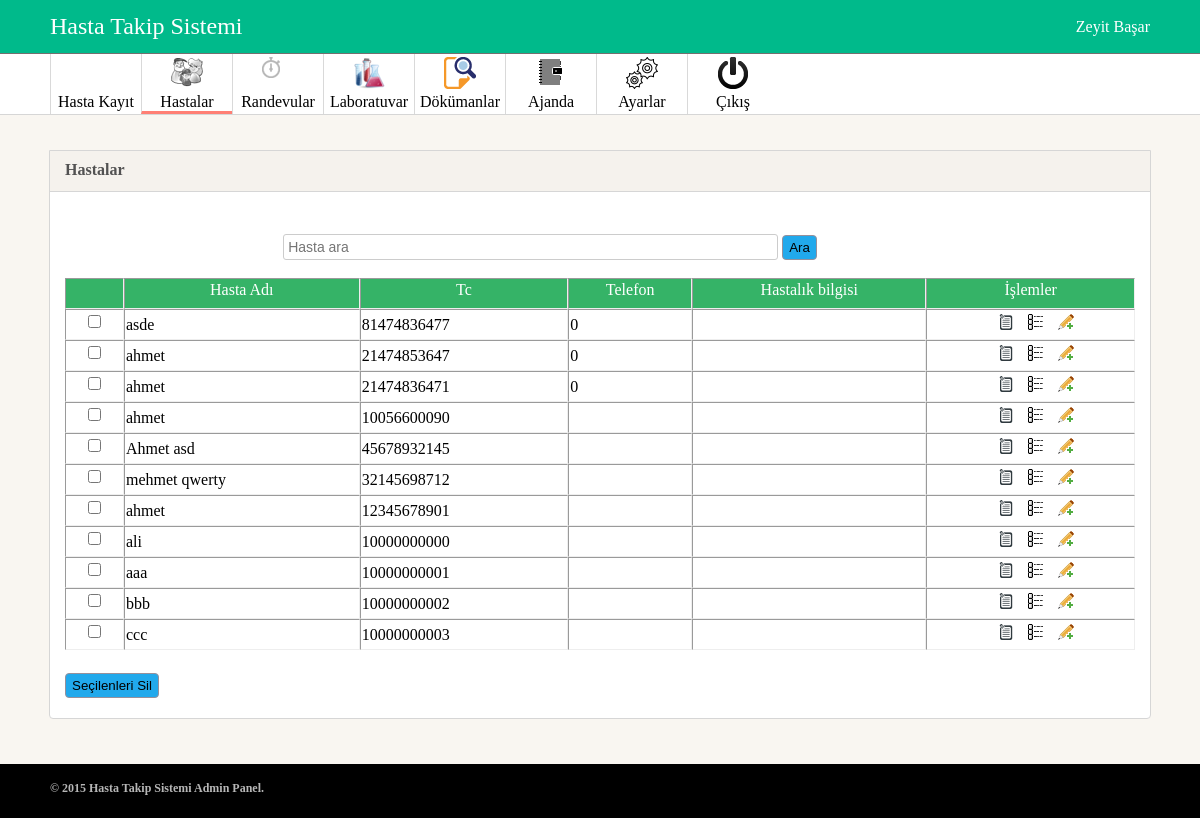
Screenshot of /tasarim/panel/index.php?sayfa=hastalar (signed in) with the database file from the repository.
### tables this page shows
CREATE TABLE IF NOT EXISTS `hastalar` (
`id` int(11) NOT NULL,
  `isim` varchar(100) NOT NULL,
  `tc` varchar(11) NOT NULL,
  `dyer` varchar(100) NOT NULL,
  `dtarihi` date NOT NULL,
  `cinsiyet` int(2) NOT NULL,
  `email` varchar(100) NOT NULL,
  `tel` varchar(11) NOT NULL,
  `il` varchar(50) NOT NULL,
  `ilce` varchar(50) NOT NULL,
  `adres` varchar(255) NOT NULL,
  `on_tani` text NOT NULL,
  `aciklama` text NOT NULL,
  `parola` varchar(50) NOT NULL
);

### tasarim/panel/functions.php (the view, shortened to what this page needs)
<?php
	include_once("Ayarlar.php");
	function sayfa_bul()
	{
		if(!isset($_GET["sayfa"]))
		{
			$sayfa="hastaekle";
		}else
		{
			$sayfa=$_GET["sayfa"];
		}
	}
	function sayfa_getir($sayfa)
	{
		if($sayfa=="hastalar")
		{
			include_once("hastalar.php");
		}
	}
	function ara($s="")
	{
		$query="";$sonuc="";
		Global $baglanti;
		if($s=="")
		{
			$query ="Select id,isim,tc,tel,on_tani from hastalar";
		}else{
			$s=temizle($s);
			$query ="Select id,isim,tc,tel,on_tani from hastalar where isim like '%".$s."%'";
		}
		$islem = mysql_query($query,$baglanti);
		if(mysql_num_rows($islem) >0 )
			{
			$sonuc= "<table border='1' id=\"hastalar\">
					<thead>
					<tr>
						<td class=\"checkbox\"><div class\"dv\"></div></td>
						<td><div class=\"dv\">Hasta Adı</div></td>
						<td><div class=\"dv\">Tc</div></td>
						<td><div class=\"dv\">Telefon</div></td>
						<td><div class=\"dv\">Hastalık bilgisi</div></td>
						<td><div class=\"dv\">İşlemler</div></td>
					</tr>
					</thead>";
				while($satir = mysql_fetch_assoc($islem)){
					$sonuc .= "<tr>
					<td class=\"checkbox\"><div class=\"dv\"><input type=\"checkbox\" name=\"sil[]\" value=\"".$satir["id"]."\"></div></td>
					<td>".$satir["isim"]."</td>
					<td>".$satir["tc"]."</td>
					<td>".$satir["tel"]."</td>
					<td>".$satir["on_tani"]."</td>
					<td><div class=\"dv\">
						<a href=\"index.php?sayfa=hastaduzenle&id=".$satir["id"]."\" title=\"Düzenle\">
						<i id=\"icon-duzenle\" class=\"icon-islem\"></i>
						</a>
						<a href=\"index.php?sayfa=hastadetay&id=".$satir["id"]."\"  title=\"Detay\">
						<i id=\"icon-detay\" class=\"icon-islem\"></i>
						</a>
						<a href=\"index.php?sayfa=randevular&id=".$satir["id"]."\"  title=\"Randevu Ekle\">
						<i id=\"icon-ekle\" class=\"icon-islem\"></i>
						</a>
					</div></td>
                  </td>
					</tr>";
				}
				$sonuc .= "</table><br/>";
				$sonuc .="<input id='sil' type='submit' name='btn_sil' value='Seçilenleri Sil'
				onclick=\"return confirm('Seçilenleri Silinsin mi?')\"/>";
			}
			else{
				$sonuc =hata_mesaji("Sonuc bulunamadı..");
			}
			return $sonuc;
	}
?>

### tasarim/panel/header.php (shortened to what this page needs)
<?php
include_once("functions.php");
Global $sayfa;
?>
<!doctype html>
<html>
	<head>
		<link href="css/style.css" type="text/css" rel="stylesheet" />
	</head>
	<body>
		<div id="header">
			<div id="menubar">
				<div class="content">
					<a href="index.php">Hasta Takip Sistemi</a>
					<div id="isim"><?php echo $_SESSION["doktor"]["isim"]; ?> </div>
				</div>
			</div>
			<div id="menu">
				<div class="content">
					<ul>
						<li <?php if($sayfa == "hastaekle"){echo "class=\"active\"";} ?>>
							<a href="index.php?sayfa=hastaekle">
							<i id="icon-kayit" class="icon"></i>
							<span class="sp">Hasta Kayıt</span> </a>
						</li>
						<li <?php if($sayfa == "hastalar"){echo "class=\"active\"";} ?>>
							<a href="index.php?sayfa=hastalar">
							<i id="icon-hastalar" class="icon"></i>
							<span class="sp">Hastalar</span> </a>
						</li>
						<li <?php if($sayfa == "randevular"){echo "class=\"active\"";} ?>>
							<a href="index.php?sayfa=randevular">
							<i id="icon-randevular" class="icon"></i>
							<span class="sp">Randevular</span> </a>
						</li>
						<li <?php if($sayfa == "laboratuvar"){echo "class=\"active\"";} ?>>
							<a href="index.php?sayfa=laboratuvar">
							<i id="icon-lab" class="icon"></i>
							<span class="sp">Laboratuvar</span> </a>
						</li>
						<li <?php if($sayfa == "dokumanlar"){echo "class=\"active\"";} ?>>
							<a href="index.php?sayfa=dokumanlar">
							<i id="icon-dokuman" class="icon"></i>
							<span class="sp">Dökümanlar</span> </a>
						</li>
						<li <?php if($sayfa == "ajanda"){echo "class=\"active\"";} ?>>
							<a href="index.php?sayfa=ajanda">
							<i id="icon-ajanda" class="icon"></i>
							<span class="sp">Ajanda</span> </a>
						</li>
						<li <?php if($sayfa == "ayarlar"){echo "class=\"active\"";} ?>>
							<a href="index.php?sayfa=ayarlar">
							<i id="icon-ayarlar" class="icon"></i>
							<span class="sp">Ayarlar</span> </a>
						</li>
						<li ><a href="cikis.php">
							<i id="icon-logout" class="icon"></i>
							<span class="sp">Çıkış</span> </a>
						</li>
					</ul>
				</div>
			</div>
		</div>

### tasarim/panel/index.php (shortened to what this page needs)
<?php
	include_once("functions.php");
	include_once("header.php");
?>
	<div id="main">
		<?php
			sayfa_getir($sayfa);
		?>
	</div>
<?php
	include_once("footer.php");
?>

### tasarim/panel/hastalar.php (shortened to what this page needs)
<?php
	include_once("functions.php");
	$sonuc="";
	if($s=@$_POST["s"])
		{$sonuc=ara($s);}
	else
		{$sonuc=ara();}
?>
<div class="content">
	<div id="title">
		<h4>Hastalar</h4>
	</div>
	<br/>
<div class="content-input">
	<div>
		<form method="POST" action="index.php?sayfa=hastalar" style="text-align:center; margin-right:100px;">
			<input name="s" id="s" placeholder="Hasta ara" type="text" value=""/>
			<input name="ara"  type="submit"  id="ara" value="Ara"/>
		</form>
		<br/>
		<form action="index.php?sayfa=hastalar" method="post">
		<?php
			echo $sonuc;
		?>
		</form>
	</div>
</div>
</div>

### tasarim/panel/footer.php (shortened to what this page needs)
		<div id="footer">
			<div class="content">
				<h5>&copy 2015 <a href="index.php">Hasta Takip Sistemi Admin Panel.</a></h5>
			</div>
		</div>
	</body>
</html>

### tasarim/panel/css/style.css (style rules this page uses)
body { background-color:#f9f6f1; margin:0px; }
a { text-decoration:none; }
#header { margin-top:0px; margin-left:0px; margin-right:0px; }
#menubar { padding-top:3px; background-color:#00BA8B; padding:13px; border-bottom:1px solid #736F6F; }
#menubar .content,#menu .content,#footer .content,#main .content { margin-left:auto; margin-right:auto; max-width:1100px; min-width:410px; }
#menubar .content a { color:#FFFFFF; font-weight: 500; font-size:x-large; }
#isim { float:right; font-size:16px; padding-top:5px; color:#FFF; }
#menu { background-color:#FFFFFF; border-bottom: 1px solid #D6D6D6; }
#menu .content { min-height:60px; }
#menu .content ul { list-style:none; margin:0px; padding:0px; }
#menu .content ul li { float:left; color: #B2AFAA; padding: 0px; margin: 0px; text-align: center; list-style: none; border-left: 1px solid #D9D9D9; min-height:60px; }
#menu .content ul li a { display:block; min-width: 90px; min-height: 57px; }
#menu .content ul .active { display:block; border-bottom: 3px solid #FF7F74; color:#000000; min-height: 57px; }
.sp { display:block; color:#000000; text-align:center; width:100%; }
.icon { display:inline-block; text-align:center; background-repeat:no-repeat; width:32px; height:32px; margin-top:3px; }
.icon-islem { display:inline-block; text-align:center; background-repeat:no-repeat; width:16px; height:16px; margin-left:10px; margin-top:2px; }
#icon-hastalar { background-image:url(../img/hastalar.png); }
#icon-kayit { background-image:url(../img/hasta_ekle.png); }
#icon-randevular { background-image:url(../img/randevular.png); }
#icon-lab { background-image:url(../img/lab.png); }
#icon-dokuman { background-image:url(../img/dokuman.png); }
#icon-ajanda { background-image:url(../img/ajanda.png); }
#icon-ayarlar { background-image:url(../img/ayarlar.png); }
#icon-logout { background-image:url(../img/logout.png); }
#icon-duzenle { background-image:url(../img/duzenle.png); }
#icon-detay { background-image:url(../img/detay.png); }
#icon-ekle { background-image:url(../img/randevu_ekle.png); }
#main { margin-top:35px; margin-left:0px; margin-right:0px; min-height:350px; }
#main .content { background-color:#FFFFFF; border: 1px solid #d6d6d6; border-radius:0px 0px 4px 4px; margin-left:auto; margin-right:auto; padding-bottom:20px; margin-bottom:15px; }
#title { background-color:#F5F2ED; border-bottom: 1px solid #d6d6d6; height:40px; color:#525252; }
#title h4 { padding:10px 3px 10px 15px; margin:0; height:auto; width:auto; }
#footer { color:#FFFFFF; padding:17px; margin:30px 0px 0px 0px; background:#000000; }
#footer .content h5 { margin:0; margin:0; color:#B6B6B6; font-size:12px; height:20px; width:auto; }
#footer .content h5 a { color:#B6B6B6; }
.content-input,.content-actions { margin-left:15px; margin-right:15px; margin-top:20px; }
.content-input div input[type =text],input[type =number],input[type=email],textarea { min-width:50%; border: 1px solid #cccccc; padding:4px; font-size:14px; border-radius:3px }
table#hastalar { width: 100%; border-style: solid; border: 1px; border-spacing:0px; display: table; margin-left:auto; margin-right:auto; }
#hastalar thead,#lab thead { text-align: center; color: #FFFFFF; background-color: #35B367; }
#hastalar .dv,#lab .dv { min-height:25px; padding:1px; text-align:center; }
#sil,#ara { height:25px; border-radius:4px; margin-top:5px; border:1px solid #96909B; background-color: #21a9ec; }

### rows the page displays
hastalar: isim "asde", tc "81474836477", tel "0"
hastalar: isim "ahmet", tc "21474853647", tel "0"
hastalar: isim "ahmet", tc "21474836471", tel "0"
hastalar: isim "ahmet", tc "10056600090"
hastalar: isim "Ahmet asd", tc "45678932145"
hastalar: isim "mehmet qwerty", tc "32145698712"
hastalar: isim "ahmet", tc "12345678901"
hastalar: isim "ali", tc "10000000000"
hastalar: isim "aaa", tc "10000000001"
hastalar: isim "bbb", tc "10000000002"
hastalar: isim "ccc", tc "10000000003"

### other values shown
$_SESSION["doktor"]["isim"] "Zeyit Başar"
